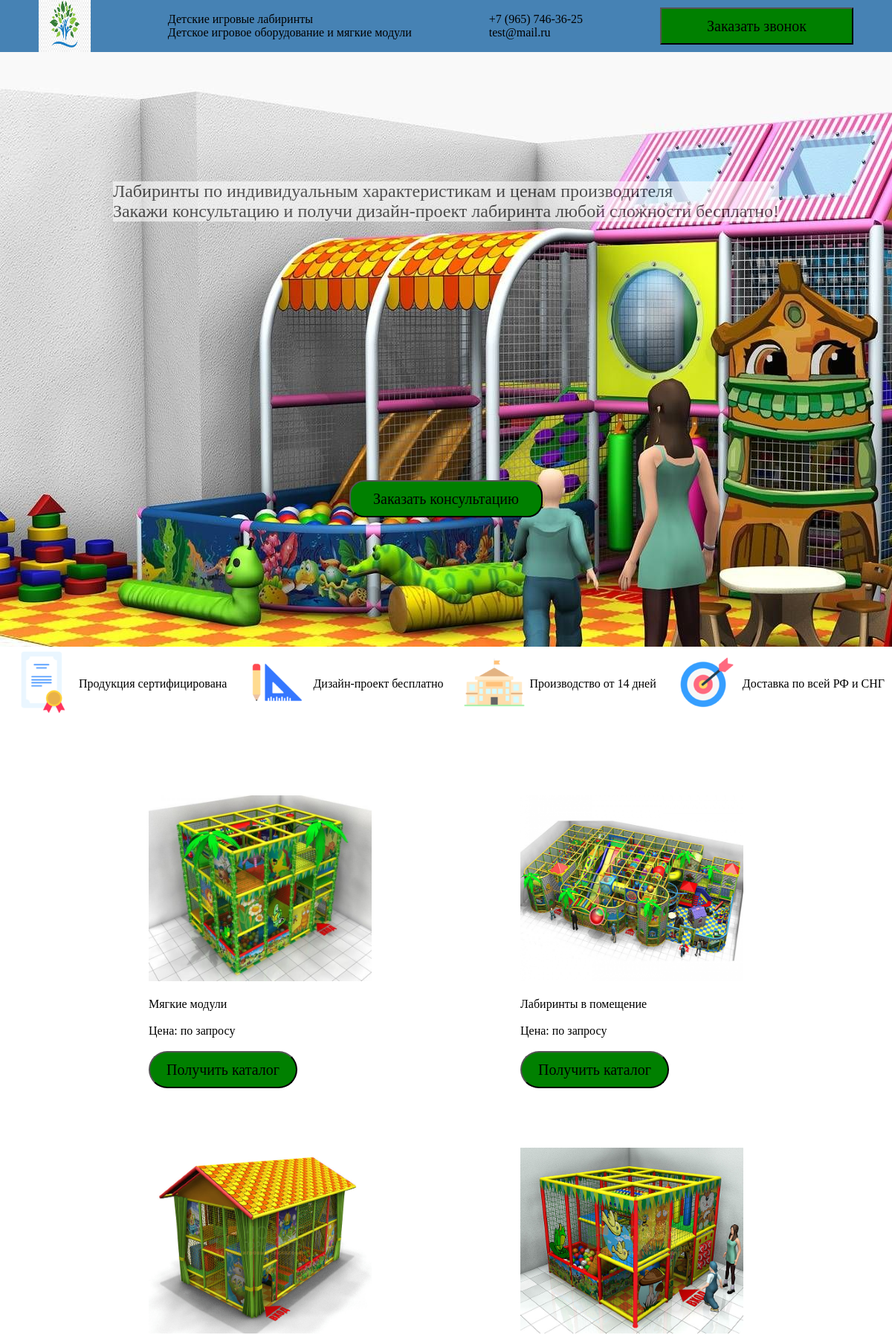
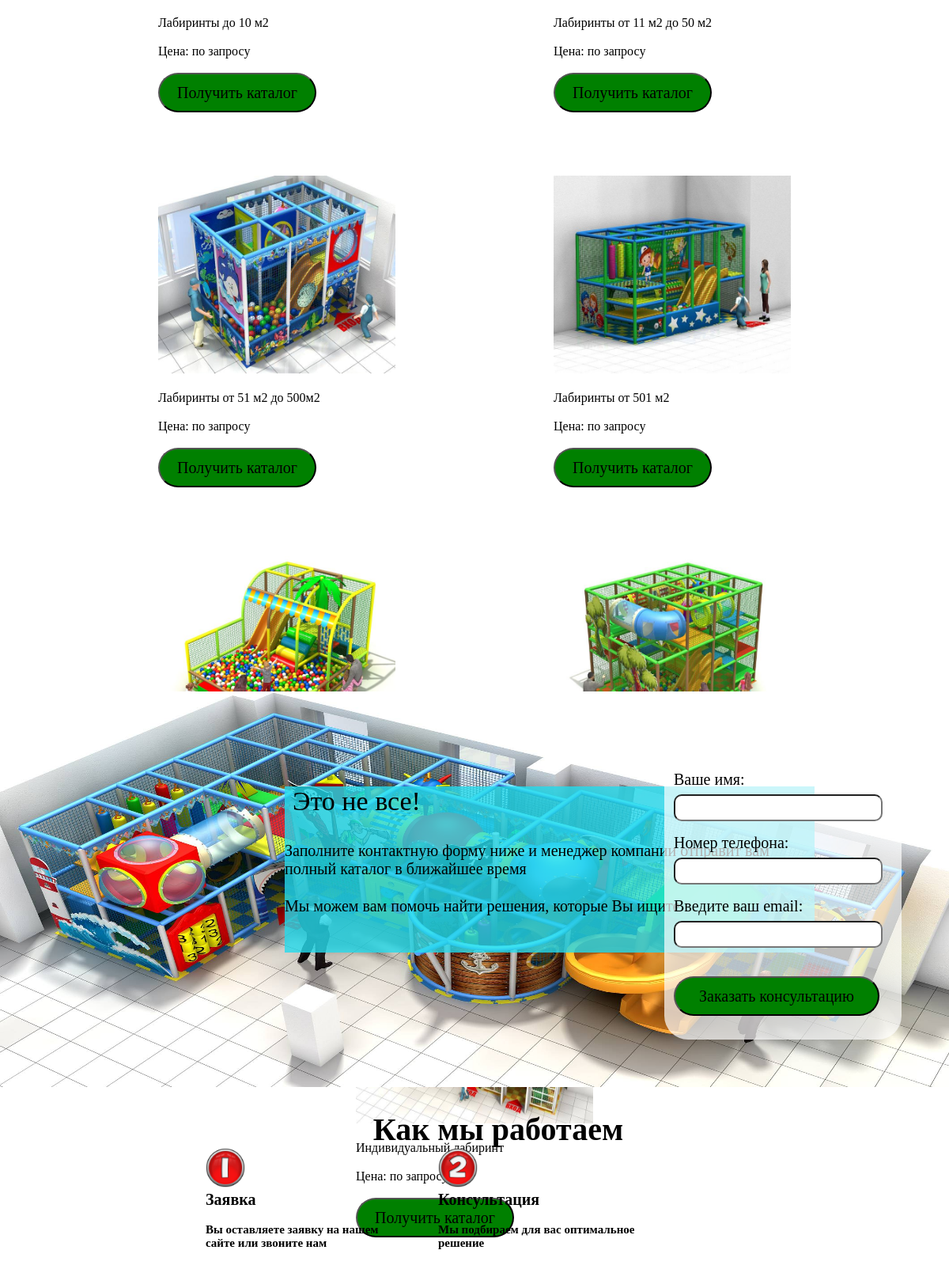
The page / (upper part) on the database its author committed (2 pictures, top to bottom).
### setting/models.py (models this page shows, shortened)
class Setting(models.Model):
    logo = models.ImageField(upload_to='setting/images/', verbose_name=u"Логотип")
    phone = models.CharField(max_length=200, verbose_name=u"Телефон")
    mail = models.CharField(max_length=200, verbose_name=u"Почта")
    opisanie = models.CharField(max_length=250, verbose_name=u"Слоган")
    zagolovok = models.CharField(max_length=250, verbose_name=u"Дополнительный слоган")
    class Meta:
        verbose_name = 'Общие настройки'
        verbose_name_plural = 'Общие настройки'

class Banner(models.Model):
    banner = models.ImageField(upload_to='setting/images/', verbose_name=u"Баннер")
    description = models.CharField(max_length=250, verbose_name=u"Описание")
    pod_description = models.CharField(max_length=250, verbose_name=u"Дополнительное описание")
    class Meta:
        verbose_name = 'Баннер'
        verbose_name_plural = 'Баннер'

class Poryadok(models.Model):
    title = models.CharField(max_length=150, verbose_name=u"Название")
    image = models.ImageField(upload_to='setting/images/', verbose_name=u"Картинка")
    class Meta:
        verbose_name = 'Преимущества'
        verbose_name_plural = 'Преимущества'

class Katalog(models.Model):
    title = models.CharField(max_length=200, verbose_name=u"Название категории в каталоге")
    description = models.CharField(max_length=250, verbose_name=u"Описание")
    image = models.ImageField(upload_to='setting/images/', verbose_name=u"Картинка")
    class Meta:
        verbose_name = 'Каталог'
        verbose_name_plural = 'Каталог'

class Banner_2(models.Model):
    title = models.CharField(max_length=250,verbose_name=u"Заголовок")
    opisanie_1 = models.CharField(max_length=250,verbose_name=u"Первое описание")
    opisanie_2 = models.CharField(max_length=250,verbose_name=u"Второе описание")
    banner_2 = models.ImageField(upload_to='setting/images/',verbose_name=u"Баннер")
    class Meta:
        verbose_name = 'Баннер - полный каталог'
        verbose_name_plural = 'Баннер - полный каталог'

class PreimVa(models.Model):
    image = models.ImageField(upload_to='setting/images/',verbose_name=u"Иконка")
    title = models.CharField(max_length=250, verbose_name=u"Заголовок")
    description = models.CharField(max_length=250, verbose_name=u"Описание")
    class Meta:
        verbose_name = 'Этапы работы'
        verbose_name_plural = 'Этапы работы'

### setting/views.py (the view)
# urls.py: 2. Add a URL to urlpatterns:  path('', views.home, name='home')
def home(request):
    setting = Setting.objects.all()
    katalog = Katalog.objects.all()
    poradok = Poryadok.objects.all()
    banner = Banner.objects.all()
    banner_2 = Banner_2.objects.all()
    preimva = PreimVa.objects.all()
    primer = Primer.objects.all()
    return render(request, 'setting/home.html', {
        'setting':setting,
        'katalog':katalog,
        'poradok':poradok,
        'banner': banner,
        'banner_2': banner_2,
        'preimva': preimva,
        'primer': primer
    })

### setting/templates/setting/home.html (shortened to what this page needs)
<!DOCTYPE html>
<html lang="en">
<head>
    {% load static %}
    <link rel="stylesheet" href="{% static 'setting/css/header.css' %}" type="text/css">
</head>
<body>
<div class="header">
    {% for set in setting %}
    <div class="header_img"><img src="{{ set.logo.url }}" class="header_img"></div>
    <div class="header_slogan">
        <div class="header_opisanie">{{ set.opisanie }}</div>
        <div class="header_zagolovok">{{ set.zagolovok }}</div>
    </div>
    <div class="header_contact">
        <div class="header_phone">{{ set.phone }}</div>
        <div class="header_mail">{{ set.mail }}</div>
    </div>
    {% endfor %}
    <input class="header_button" type="button" value="Заказать звонок">
</div>
{% for banner in banner %}
<div class="banners" style="background-image: url({{ banner.banner.url }})">
    <div class="banners_opisanie">
        <div class="opisanie_banner"><span>{{ banner.description }}</span></div>
        <div class="opisanie_banner_pod"><span>{{ banner.pod_description }}</span></div>
    </div>
    <div><input type="button" id="zakaz_consult" value="Заказать консультацию" class="button"></div>
</div>
{% endfor %}
<div class="poradok">
    {% for por in poradok %}
    <div class="poradok_2">
        <div><img src="{{ por.image.url }}"></div>
        <div id="poradok_text">{{ por.title }}</div>
    </div>
    {% endfor %}
</div>
<div class="katalog">
    {% for katalog in katalog %}
    <div class="katalog_2">
        <div><img class="katalog_img" src="{{ katalog.image.url }}"></div>
        <br>
        <div>{{ katalog.title }}</div>
        <br>
        <div>{{ katalog.description }}</div>
        <br>
        <input type="button" id="pol_catalog" value="Получить каталог">
    </div>
    {% endfor %}
</div>
<div id="banner_2">
    {% for b in banner_2 %}
    <img src="{{ b.banner_2.url }}" id="banner_pol_kat">
    <div id="opisanie_banner_pol_cat"><span>{{ b.title }}</span></div>
    <div id="opisanie_banner_pod_pol_cat"><span>{{ b.opisanie_1 }}</span></div>
    <div id="opisanie_banner_pod_pol_cat_pod"><span>{{ b.opisanie_2 }}</span></div>
    <form action="" method="">
            <div id="form_na_banner_poln_kat"></div>
        <input type="text" id="name_pol_cat"><label for="name_pol_cat" id="name_label_pol_cat">Ваше имя:</label>
        <input type="tel" id="phone_numbers_pol_kat"><label for="phone_numbers_pol_kat" id="phone_numbers_label_pol_cat">Номер телефона:</label>
        <input type="email" id="email_client_banner_pol_cat"><label for="email_client_banner_pol_cat" id="email_client_banner_label_pol_cat">Введите ваш email:</label>
    {% endfor %}
        <input type="button" id="zakaz_consult_pol_cat" value="Заказать консультацию" class="button">
      </form>
</div>
<div id="preim_va">
    {% if preimva %}
    <div id="preim_va_text"><h1>Как мы работаем</h1></div>
    {% endif %}
    {% for i in preimva %}
    <div id="preim_va_stolb_1">
        <img src="{{ i.image.url }}" width="50" height="50">
    <br>
        <div id="preim_va_stolb_1_1">{{ i.title }}</div>
    <br>
    <div id="preim_va_stolb_1_2">{{ i.description }}</div>
    </div>
    {% endfor %}
</div>
</body>
</html>

### setting/static/setting/css/header.css (style rules this page uses)
* { margin: 0; padding: 0; }
@media (min-width: 1024px) and (max-width: 2559px) { .header { background: #4682B4; height: 70px; display: flex; justify-content: space-around; align-items: center; } }
@media (min-width: 1024px) and (max-width: 2559px) { .header_img { width: 70px; height: 70px; } }
@media (min-width: 1024px) and (max-width: 2559px) { .header_phone, header_mail, header_opisanie, header_zagolovok { font-family: cursive; } }
@media (min-width: 1024px) and (max-width: 2559px) { .header_button { background: green; font-size: 20px; font-family: cursive; width: 260px; height: 50px; } }
@media (min-width: 1024px) and (max-width: 2559px) { .banners { height: 800px; display: flex; flex-direction: column; justify-content: space-around; align-items: center; } }
@media (min-width: 1024px) and (max-width: 2559px) { .banners_opisanie { font-size: 24px; font-family: cursive; opacity: 0.6; background: #fff; word-wrap: break-word; } }
@media (min-width: 1024px) and (max-width: 2559px) { #zakaz_consult { background: green; font-size: 20px; font-family: cursive; border-radius: 20px; width: 260px; height: 50px; } }
@media (min-width: 1024px) and (max-width: 2559px) { .poradok { display: flex; justify-content: space-around; align-items: center; } }
@media (min-width: 1024px) and (max-width: 2559px) { .poradok_2 { display: flex; justify-content: space-around; align-items: center; } }
@media (min-width: 1024px) and (max-width: 2559px) { .katalog { display: flex; justify-content: space-around; align-items: center; flex-wrap: wrap; padding: 60px 100px; } }
@media (min-width: 1024px) and (max-width: 2559px) { .katalog_img { width: 300px; height: 250px; } }
@media (min-width: 1024px) and (max-width: 2559px) { .katalog_2 { margin: 40px 40px; } }
#pol_catalog { background: green; font-size: 20px; font-family: cursive; border-radius: 30px; width: 200px; height: 50px; }
#banner_2 { position: absolute; top: 2650px; height: 800px; }
#banner_2 { width: 100%; }
#banner_pol_kat { position: absolute; top: 20px; width: 100%; height: 500px; }
#form_na_banner_poln_kat { border-radius: 30px; position: absolute; top: 100px; left: 70%; width: 300px; height: 360px; background-color: white; opacity:0.7; }
#zakaz_consult_pol_cat { background: green; font-size: 20px; font-family: cursive; border-radius: 30px; position: absolute; width: 260px; height: 50px; top: 380px; left: 71%; }
#name_pol_cat { border-radius: 10px; position: absolute; width: 260px; height: 30px; top: 150px; left: 71% }
#name_label_pol_cat { font-size: 20px; font-family: cursive; position: absolute; top: 120px; left: 71% }
#phone_numbers_label_pol_cat { font-size: 20px; font-family: cursive; position: absolute; top: 200px; left: 71% }
#phone_numbers_pol_kat { border-radius: 10px; position: absolute; width: 260px; height: 30px; top: 230px; left: 71% }
#email_client_banner_label_pol_cat { font-size: 20px; font-family: cursive; position: absolute; top: 280px; left: 71% }
#email_client_banner_pol_cat { border-radius: 10px; position: absolute; width: 260px; height: 30px; top: 310px; left: 71% }
#opisanie_banner_pol_cat { word-wrap: break-word; width: 650px; height: 210px; position: absolute; top: 140px; left: 30%; font-size: 34px; font-family: cursive; }
#opisanie_banner_pod_pol_cat { word-wrap: break-word; width: 650px; height: 270px; position: absolute; top: 210px; left: 30%; font-size: 20px; font-family: cursive; }
#opisanie_banner_pod_pol_cat_pod { word-wrap: break-word; width: 600px; height: 270px; position: absolute; top: 280px; left: 30%; font-size: 20px; font-family: cursive; }
#opisanie_banner_pol_cat, opisanie_banner_pod_pol_cat, opisanie_banner_pod_pol_cat_pod { padding: 0 10px; background: rgba(37,219,237,0.8); }
#preim_va { position: absolute; top: 1150px; left: 20%; right: 15%; height: 1200px; }
#preim_va { position: absolute; top: 3200px; left: 20%; right: 15%; height: 1200px; }
#preim_va_stolb_1 { word-wrap: break-word; display:inline-block; width: 250px; height: 200px; margin: 0px 20px 0px 20px }
#preim_va_stolb_1_1 { font-size: 20px; font-family: cursive; font-weight: bold; }
#preim_va_stolb_1_2 { font-size: 15px; font-family: cursive; font-weight: bold; }
#preim_va_text { text-align: center; font-size: 20px; font-family: cursive; font-weight: bold; }

### rows shown on the page
Setting: logo (picture), opisanie "Детские игровые лабиринты", zagolovok "Детское игровое оборудование и мягкие модули", phone "+7 (965) 746-36-25", mail "test@mail.ru"
Banner: banner (picture), description "Лабиринты по индивидуальным характеристикам и ценам производителя", pod_description "Закажи консультацию и получи дизайн-проект лабиринта любой сложности бесплатно!"
Poryadok: image (picture), title "Продукция сертифицирована"
Poryadok: image (picture), title "Дизайн-проект бесплатно"
Poryadok: image (picture), title "Производство от 14 дней"
Poryadok: image (picture), title "Доставка по всей РФ и СНГ"
Katalog: image (picture), title "Мягкие модули", description "Цена: по запросу"
Katalog: image (picture), title "Лабиринты в помещение", description "Цена: по запросу"
Katalog: image (picture), title "Лабиринты до 10 м2", description "Цена: по запросу"
Katalog: image (picture), title "Лабиринты от 11 м2 до 50 м2", description "Цена: по запросу"
Katalog: image (picture), title "Лабиринты от 51 м2 до 500м2", description "Цена: по запросу"
Katalog: image (picture), title "Лабиринты от 501 м2", description "Цена: по запросу"
Katalog: image (picture)
Katalog: image (picture)
Katalog: title "Индивидуальный лабиринт", description "Цена: по запросу"
Banner_2: banner_2 (picture), title "Это не все!", opisanie_1 "Заполните контактную форму ниже и менеджер компании отправит вам полный каталог в ближайшее время", opisanie_2 "Мы можем вам помочь найти решения, которые Вы ищите"
PreimVa: image (picture), title "Заявка", description "Вы оставляете заявку на нашем сайте или звоните нам"
PreimVa: image (picture), title "Консультация", description "Мы подбираем для вас оптимальное решение"
